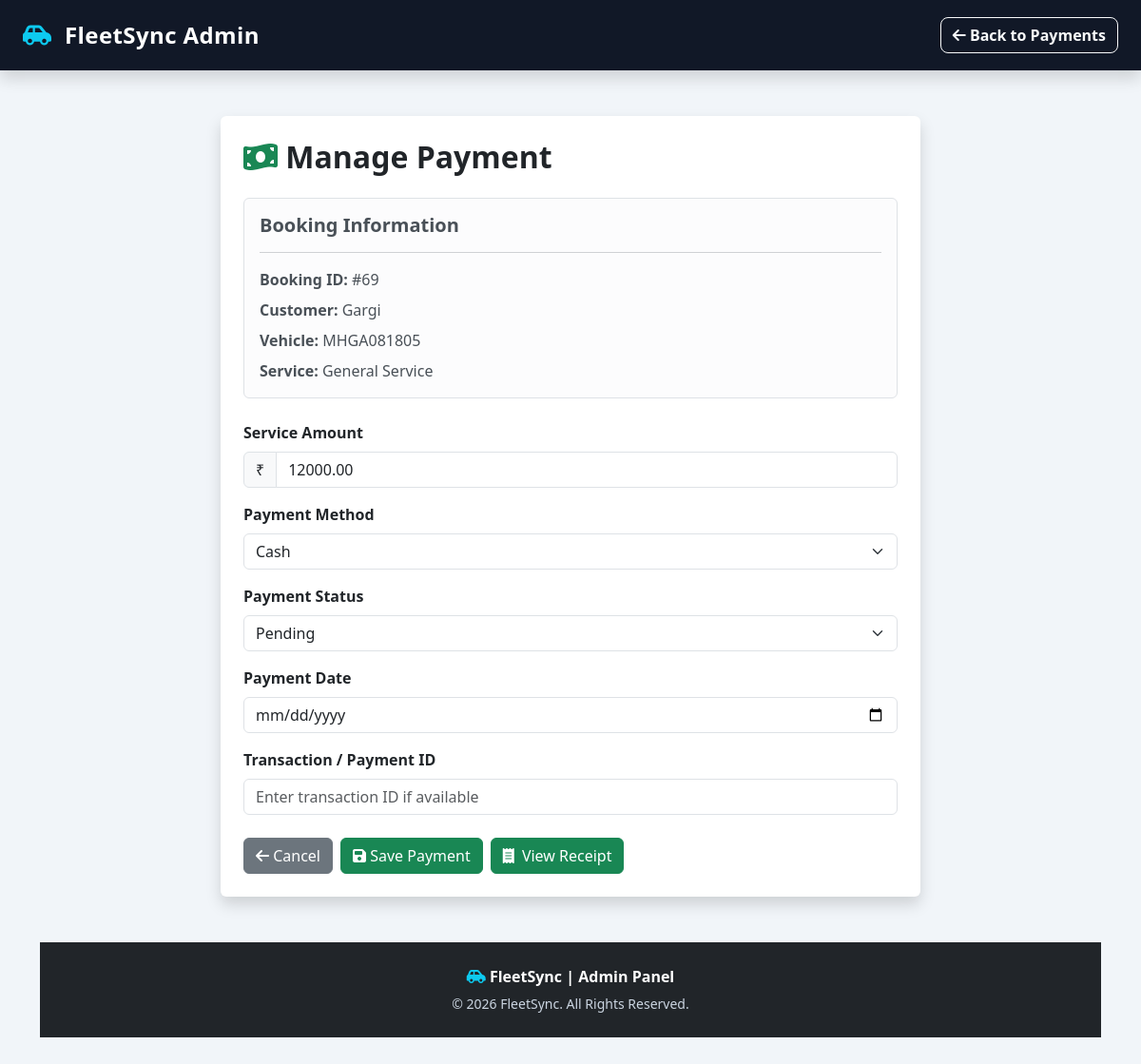
The app's page /FleetSyncAdmin/edit_payment.php?id=69 (signed in) with its own data.
### tables this page shows
CREATE TABLE `bookings` (
  `id` int(11) NOT NULL,
  `user_email` varchar(100) NOT NULL,
  `customer_name` varchar(100) DEFAULT NULL,
  `mobile` varchar(15) DEFAULT NULL,
  `vehicle_number` varchar(20) NOT NULL,
  `brand` varchar(50) DEFAULT NULL,
  `model` varchar(50) DEFAULT NULL,
  `vehicle_type` varchar(30) DEFAULT NULL,
  `km_reading` int(11) DEFAULT NULL,
  `service_type` varchar(100) NOT NULL,
  `booking_date` date NOT NULL,
  `booking_time` time NOT NULL,
  `last_service` date DEFAULT NULL,
  `next_service` date DEFAULT NULL,
  `notes` text DEFAULT NULL,
  `image` varchar(255) DEFAULT NULL,
  `status` varchar(30) DEFAULT 'Pending',
  `service_stage` varchar(50) NOT NULL DEFAULT 'Booking Confirmed',
  `created_at` timestamp NOT NULL DEFAULT current_timestamp(),
  `reminder_sent` tinyint(1) NOT NULL DEFAULT 0,
  `payment_method` varchar(30) DEFAULT NULL,
  `payment_status` varchar(30) DEFAULT 'Pending',
  `payment_id` varchar(100) DEFAULT NULL,
  `service_completed_date` date DEFAULT NULL,
  `service_amount` decimal(10,2) DEFAULT 0.00,
  `payment_date` date DEFAULT NULL
);

### FleetSyncAdmin/edit_payment.php (the view, shortened to what this page needs)
<?php
include '../config.php';
$booking_id = isset($_GET['id']) ? (int)$_GET['id'] : 0;
$sql = "SELECT *
        FROM bookings
        WHERE id = ?";
$stmt = mysqli_prepare($conn, $sql);
mysqli_stmt_bind_param($stmt, "i", $booking_id);
mysqli_stmt_execute($stmt);
$result = mysqli_stmt_get_result($stmt);
$booking = mysqli_fetch_assoc($result);
function clean($value)
{
    return htmlspecialchars($value ?? '', ENT_QUOTES, 'UTF-8');
}
?>
<!DOCTYPE html>
<html lang="en">
<head>
<link
href="https://cdn.jsdelivr.net/npm/bootstrap@5.3.7/dist/css/bootstrap.min.css"
rel="stylesheet">
<link
rel="stylesheet"
href="https://cdnjs.cloudflare.com/ajax/libs/font-awesome/6.7.0/css/all.min.css">
<link
rel="stylesheet"
href="css/admin.css">
</head>
<body>
<nav class="navbar navbar-dark bg-dark shadow">
    <div class="container-fluid px-4">
        <a href="admin_dashboard.php"
           class="navbar-brand fw-bold fs-4">
            <i class="fa-solid fa-car-side text-info"></i>
            FleetSync Admin
        </a>
        <a href="admin_payments.php"
           class="btn btn-outline-light">
            <i class="fa-solid fa-arrow-left"></i>
            Back to Payments
        </a>
    </div>
</nav>
<div class="container py-5">
    <div class="row justify-content-center">
        <div class="col-lg-8">
            <div class="card shadow border-0">
                <div class="card-body p-4">
                    <h2 class="fw-bold mb-4">
                        <i class="fa-solid fa-money-bill-wave text-success"></i>
                        Manage Payment
                    </h2>
                    <div class="alert alert-light border mb-4">
                        <h5 class="fw-bold">
                            Booking Information
                        </h5>
                        <hr>
                        <p class="mb-2">
                            <strong>Booking ID:</strong>
                            #<?php echo clean($booking['id']); ?>
                        </p>
                        <p class="mb-2">
                            <strong>Customer:</strong>
                            <?php
                            echo clean($booking['customer_name']);
                            ?>
                        </p>
                        <p class="mb-2">
                            <strong>Vehicle:</strong>
                            <?php
                            echo clean($booking['vehicle_number']);
                            ?>
                        </p>
                        <p class="mb-0">
                            <strong>Service:</strong>
                            <?php
                            echo clean($booking['service_type']);
                            ?>
                        </p>
                    </div>
                    <form action="update_payment.php"
                          method="POST">
                        <div class="mb-3">
                            <label class="form-label fw-bold">
                                Service Amount
                            </label>
                            <div class="input-group">
                                <span class="input-group-text">
                                    ₹
                                </span>
                                <input
                                type="number"
                                name="service_amount"
                                class="form-control"
                                min="0"
                                step="0.01"
                                value="<?php echo clean($booking['service_amount']); ?>"
                                required>
                            </div>
                        </div>
                        <div class="mb-3">
                            <label class="form-label fw-bold">
                                Payment Method
                            </label>
                            <select
                            name="payment_method"
                            class="form-select"
                            required>
                                <option value="Cash"
                                <?php
                                echo ($booking['payment_method'] === 'Cash')
                                    ? 'selected'
                                    : '';
                                ?>>
                                    Cash
                                </option>
                            </select>
                        </div>
                        <div class="mb-3">
                            <label class="form-label fw-bold">
                                Payment Status
                            </label>
                            <select
                            name="payment_status"
                            class="form-select"
                            required>
                                <option value="Pending"
                                <?php
                                echo ($booking['payment_status'] === 'Pending')
                                    ? 'selected'
                                    : '';
                                ?>>
                                    Pending
                                </option>
                            </select>
                        </div>
                        <div class="mb-3">
                            <label class="form-label fw-bold">
                                Payment Date
                            </label>
                            <input
                            type="date"
                            name="payment_date"
                            class="form-control"
                            value="<?php echo clean($booking['payment_date']); ?>">
                        </div>
                        <div class="mb-4">
                            <label class="form-label fw-bold">
                                Transaction / Payment ID
                            </label>
                            <input
                            type="text"
                            name="transaction_id"
                            class="form-control"
                            maxlength="100"
                            value="<?php echo clean($booking['payment_id']); ?>"
                            placeholder="Enter transaction ID if available">
                        </div>
                        <div class="d-flex gap-2">
                            <a href="admin_payments.php"
                               class="btn btn-secondary">
                                <i class="fa-solid fa-arrow-left"></i>
                                Cancel
                            </a>
                            <button
                            type="submit"
                            class="btn btn-success">
                                <i class="fa-solid fa-floppy-disk"></i>
                                Save Payment
                            </button>
                           <a href="admin_payment_receipt.php?id=<?php echo (int)$booking['id']; ?>"
   class="btn btn-success"
   target="_blank">
    <i class="fa-solid fa-receipt me-1"></i>
    View Receipt
</a>
                    </form>
                </div>
            </div>
        </div>
    </div>
</div>
<footer class="bg-dark text-white text-center py-4 mt-5">
    <p class="mb-1">
        <i class="fa-solid fa-car-side text-info"></i>
        FleetSync | Admin Panel
    </p>
    <small>
        © 2026 FleetSync. All Rights Reserved.
    </small>
</footer>
</body>
</html>

### FleetSyncAdmin/css/admin.css (style rules this page uses)
* { margin: 0; padding: 0; box-sizing: border-box; }
body { font-family: "Segoe UI", Arial, sans-serif; min-height: 100vh; background: #f4f7fb; color: #1e293b; }
.navbar { padding: 15px 0; background: #111827 !important; }
.navbar-brand { letter-spacing: 0.5px; }
.navbar-brand i { margin-right: 7px; }
footer { margin-top: 50px; }
footer p { font-weight: 600; }
footer small { color: #cbd5e1; }
body { font-family: "Segoe UI", Arial, sans-serif; background: #f1f5f9; color: #1e293b; min-height: 100vh; }
.navbar { background: #111827 !important; padding: 14px 0; }
.navbar-brand { color: #ffffff !important; letter-spacing: 0.4px; }
.navbar .btn { border-radius: 8px; font-weight: 600; }
body { background: #f1f5f9; }

### records on screen
bookings: id "69", customer_name "Gargi", vehicle_number "MHGA081805", service_type "General Service", service_amount "12000.00", payment_method "Cash", payment_status "Pending"
